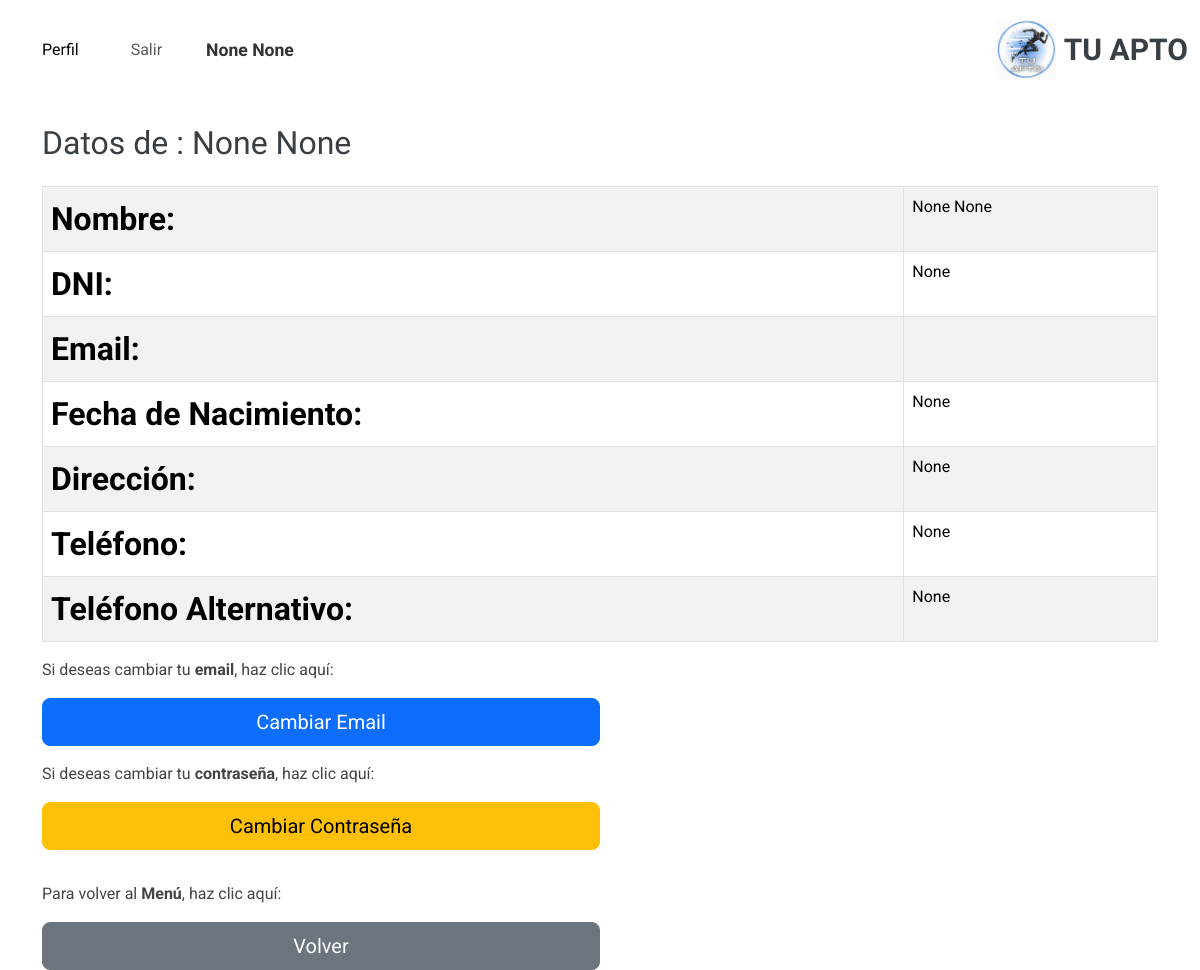
The app's page /persona/perfil/ (signed in), older data.
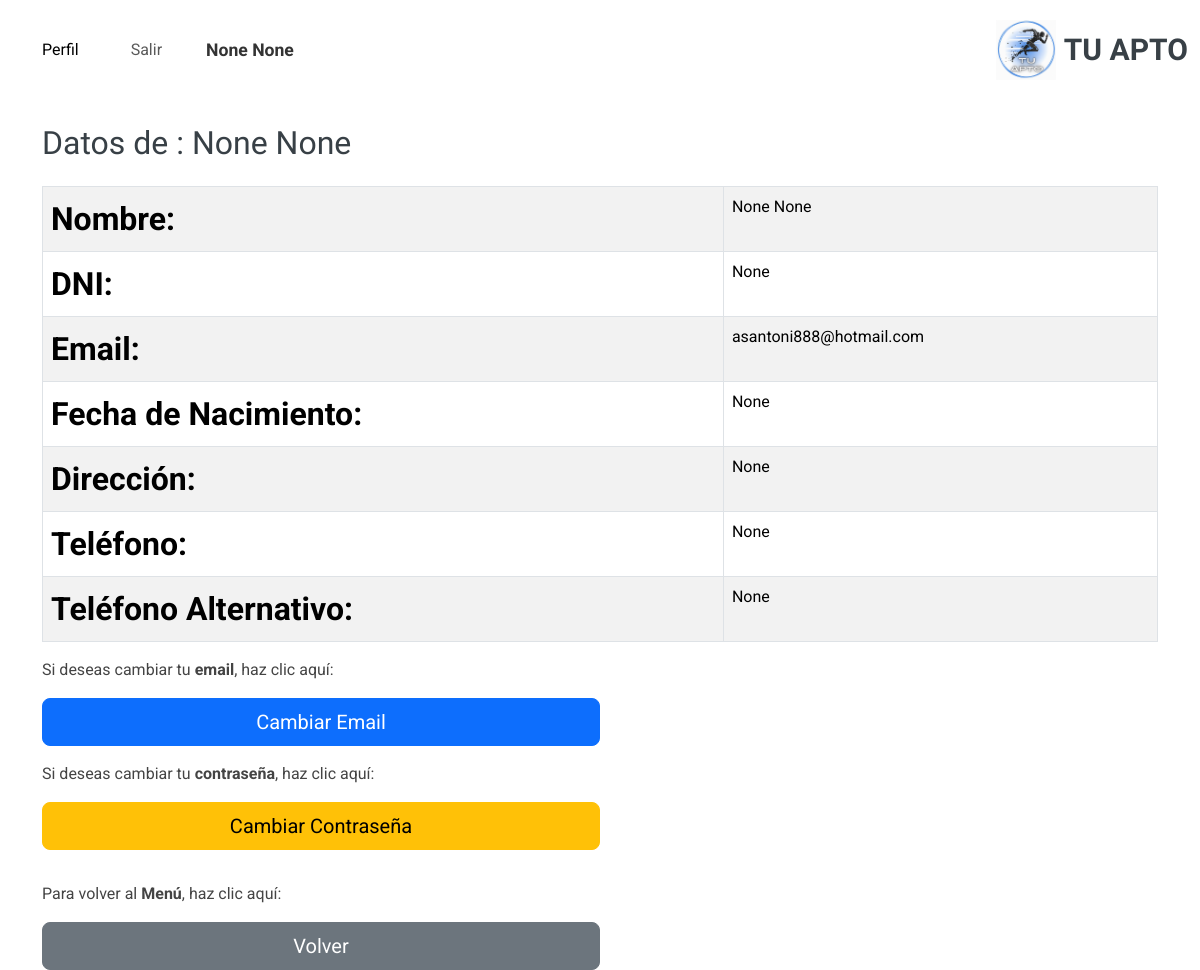
The same page, newer data.
### account/models.py (models this page shows, shortened)
class Profile(models.Model):
    user = models.OneToOneField(settings.AUTH_USER_MODEL, on_delete=models.CASCADE)
    nombre = models.CharField(max_length=30, blank=True, null=True)
    apellido = models.CharField(max_length=30, blank=True, null=True)
    dni = models.CharField(max_length=15, blank=True, null=True)
    fecha_nacimiento = models.DateField(blank=True, null=True)
    email = models.EmailField(max_length=254, unique=True)
    rol = models.CharField(
        max_length=20,
        choices=[
            ('jugador', 'Jugador'),  # Valor predeterminado actualizado a "jugador"
            ('medico', 'Médico'),
            ('representante', 'Representante'),
        ],
        default='jugador'
    )
    class Meta:
        ordering = ['user__username']

### persona/views.py (the view)
# urls.py: path('perfil/', views.perfil, name='perfil'),
def perfil(request):
    profile = request.user.profile
    persona = getattr(profile, 'persona', None)
    jugador = None
    if persona:
        jugador = getattr(persona, 'jugador', None)
    return render(request, 'persona/perfil.html', {
        'profile': profile,  # Pasamos el perfil
        'persona': persona,  # Pasamos la persona
        'jugador': jugador,  # Pasamos el jugador (si existe)
    })

### persona/templates/persona/perfil.html
{% extends 'core/base.html' %}
{% block content %}
    <div class="container mt-4">
        <h2 class="mb-4">Datos de :  {{ profile.apellido }}  {{ profile.nombre }} </h2>
        <div class="table-responsive">
            <table class="table table-bordered table-striped">
                <tbody>
                    <tr>
                        <th>Nombre:</th>
                        <td>{{ profile.nombre }} {{ profile.apellido }}</td>
                    </tr>
                    <tr>
                        <th>DNI:</th>
                        <td>{{ profile.dni }}</td>
                    </tr>
                    <tr>
                        <th>Email:</th>
                        <td>{{ profile.email }}</td>
                    </tr>
                    <tr>
                        <th>Fecha de Nacimiento:</th>
                        <td>{{ profile.fecha_nacimiento }}</td>
                    </tr>
                    <tr>
                        <th>Dirección:</th>
                        <td>{{ persona.direccion }}</td>
                    </tr>
                    <tr>
                        <th>Teléfono:</th>
                        <td>{{ persona.telefono }}</td>
                    </tr>
                    <tr>
                        <th>Teléfono Alternativo:</th>
                        <td>{{ persona.telefono_alternativo }}</td>
                    </tr>
                </tbody>
            </table>
        </div>
        <div class="d-flex flex-column align-items-start">
            <p>Si deseas cambiar tu <strong>email</strong>, haz clic aquí:</p>
            <a href="{% url 'modificar_email' %}" class="btn btn-primary btn-lg mb-3 w-50">Cambiar Email</a>
            <p>Si deseas cambiar tu <strong>contraseña</strong>, haz clic aquí:</p>
            <a href="{% url 'modificar_contrasena' %}" class="btn btn-warning btn-lg w-50 mb-3">Cambiar Contraseña</a>
        </div>
        <div class="mt-3">
            <p>Para volver al <strong>Menú</strong>, haz clic aquí:</p>
            {% if profile.rol == 'jugador' %}
                <a href="{% url 'menu_jugador' %}" class="btn btn-secondary btn-lg w-50">Volver</a>
            {% elif profile.rol == 'medico' %}
                <a href="{% url 'medico_home' %}" class="btn btn-secondary btn-lg w-50">Volver</a>
            {% elif profile.rol == 'representante' %}
                <a href="{% url 'representante_home' %}" class="btn btn-secondary btn-lg w-50">Volver</a>
            {% else %}
                <a href="{% url 'menu_jugador' %}" class="btn btn-secondary btn-lg w-50">Volver</a>
            {% endif %}
        </div>
    </div>
{% endblock %}

### core/templates/core/base.html (shortened to what this page needs)
<!DOCTYPE html>
<html lang="en">
<head>
    {% load static %}
    <link rel="stylesheet" href="https://cdnjs.cloudflare.com/ajax/libs/font-awesome/5.15.4/css/all.min.css">
    <link href="https://cdn.jsdelivr.net/npm/bootstrap@5.3.0-alpha1/dist/css/bootstrap.min.css" rel="stylesheet">
    <link href="{% static 'core/vendor/bootstrap/css/bootstrap.min.css' %}" rel="stylesheet">
    <link href="{% static 'core/vendor/bootstrap-icons/bootstrap-icons.css' %}" rel="stylesheet">
    <link href="{% static 'core/vendor/aos/aos.css' %}" rel="stylesheet">
    <link href="{% static 'core/vendor/glightbox/css/glightbox.min.css' %}" rel="stylesheet">
    <link href="{% static 'core/vendor/swiper/swiper-bundle.min.css' %}" rel="stylesheet">
    <link href="{% static 'core/css/main.css' %}" rel="stylesheet">
</head>
<body class="index-page">
    <header id="header" class="header d-flex align-items-center sticky-top">
        <div class="container-fluid position-relative d-flex align-items-center justify-content-between">
                <a href="" class="logo d-flex align-items-center me-auto me-xl-0">
                    <img src="{% static 'core/img/milogo.jpg' %}" alt="Logo"  >
                    <h1 class="sitename" >TU APTO</h1>
                </a>
                <nav id="navmenu" class="navbar navbar-expand-lg navbar-light bg-white">
                    <div class="container-fluid">
                        <div class="collapse navbar-collapse" id="navbarNav">
                            <ul class="navbar-nav ms-auto align-items-center">
                                {% if request.path != '/account/login/' %}
                                    {% if user.is_authenticated %}
                                        <li class="nav-item me-3">
                                            <a href="{% url 'perfil' %}" class="nav-link active">Perfil</a>
                                        </li>
                                        <li class="nav-item me-3">
                                            <button type="button" class="btn btn-link nav-link" data-bs-toggle="modal" data-bs-target="#logoutModal">
                                                Salir
                                            </button>
                                        </li>
                                        <li class="nav-item">
                                            <span class="navbar-text fw-bold">
                                                {{ profile.nombre }} {{ profile.apellido }}
                                            </span>
                                        </li>
                                        {% if profile.rol == 'jugador' %}
                                            <li class="nav-item me-3">
                                                <a href="{% url 'menu_jugador' %}" class="nav-link"></a>
                                            </li>
                                        {% endif %}
                                    {% endif %}
                                {% endif %}
                            </ul>
                        </div>
                    </div>
                </nav>
        </div>
    </header>
    {% block content %}{% endblock %}
</body>
</html>

Row changes from the older to the newer data that the page shows:
changed Profile "None": email (not shown) → "asantoni888@hotmail.com"
